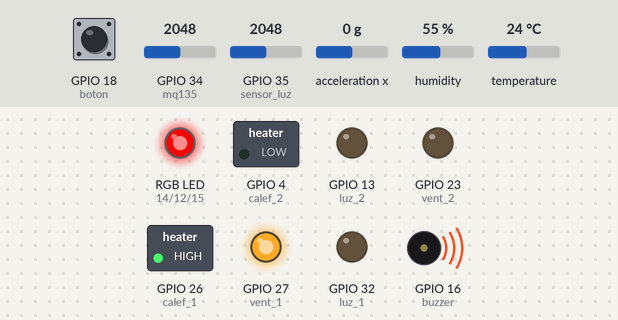
A program run on a simulated ESP32 board running MicroPython. On the bench: switched loads named in the program (green lamp = pin HIGH), an RGB LED mixed from three pins (HIGH = lit), output pins drawn as LEDs (lit = HIGH), buzzer (waves = sounding, pin HIGH). The test bench sets the inputs (shaded band); at power-on: acceleration x 0 g, GPIO 34 (mq135) = 2048, GPIO 18 (boton) LOW, GPIO 35 (sensor_luz) = 2048, humidity 55 %, temperature 24 °C (analog values on the 0–4095 scale). Requests to the public web service named in the program get a made-up reply in its usual format after 0.4 s (London, UTC, broken clouds, 64 % humidity, 1013 hPa unless stated); the clock reads 2024-03-15 10:24:30 at power-on unless the program sets it; what the program prints to the serial console is not drawn.

Above: at 4.5 s.
4.6 s: acceleration x set to -1.4 g
At 5.8 s:
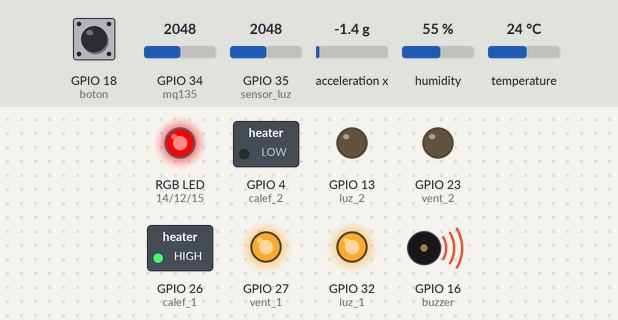
6.5 s: GPIO 34 (mq135) set to 395
8.2 s: GPIO 34 (mq135) set to 323
At 9.9 s:
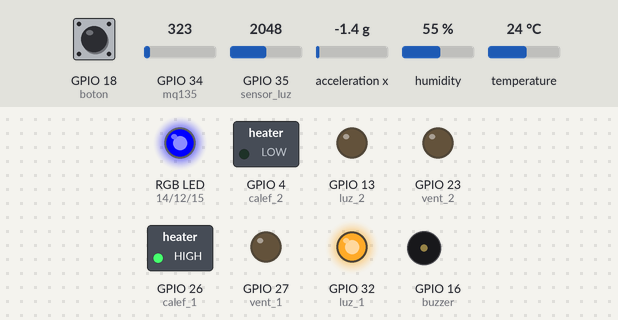
10.5 s: GPIO 18 (boton) pulled HIGH for 0.15 s
At 11.4 s:
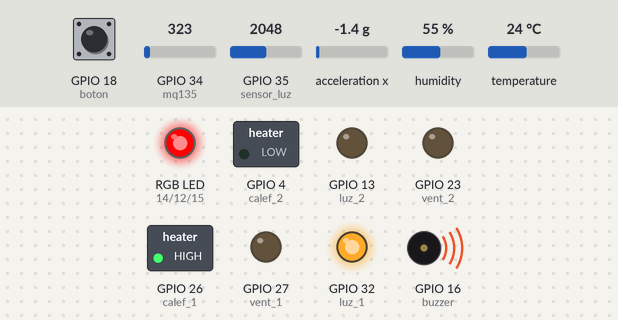
Timing chart, 0 to 14.5 s (numbered marks = the images above; inputs shaded):
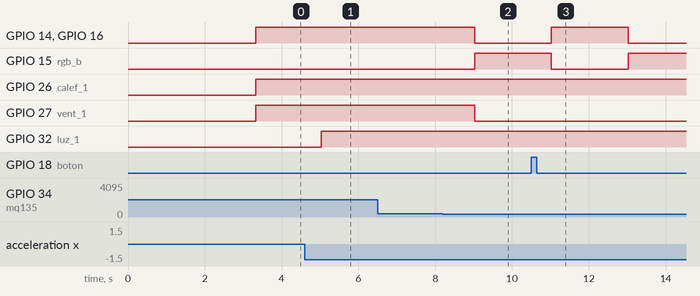

Measured:
- the behaviour switches between 361 and 360 on GPIO 34 (mq135) (found by bisection; images 1 and 2)
- after the input at 4.6 s, GPIO 32 (luz_1): LOW → HIGH after 0.43 s
- after the input at 8.2 s, GPIO 14 (rgb_r), GPIO 27 (vent_1), GPIO 16 (buzzer): HIGH → LOW after 0.83 s; GPIO 15 (rgb_b): LOW → HIGH after 0.83 s
- after the input at 10.5 s, GPIO 14 (rgb_r), GPIO 16 (buzzer): LOW → HIGH after 0.53 s, → LOW 2.0 s later; GPIO 15 (rgb_b): HIGH → LOW after 0.53 s, → HIGH 2.0 s later

The program:

CODIGO_FINAL_FINAL.py
```python
import machine
import time
import dht
import network
import urequests
import struct
import socket
import micropython
import gc
import json

# Limpieza inicial
gc.collect()
micropython.alloc_emergency_exception_buf(100)

SSID = "Redmi 13"
PASS = "holaanny"

BOT_TOKEN = "7451723561:AAHVb5QhIVkMpjA6-utZG_jiIcydAQtLdsg"
CHAT_ID_MASTER = 8577317562

# Umbrales
TEMP_MIN = 27
TEMP_MAX = 31
GAS_PELIGRO = 360
LUZ_OSCURA = 3800
PUERTA_UMB = 350

# MENSAJE DE AYUDA (MENU)
MENU_AYUDA = """
🤖 *LISTA DE COMANDOS:*

📡 *CONSULTAS*
/estado - Ver sensores y sistema

🚨 *ALARMAS*
/silenciar - Apagar sirena/buzzer

⚙️ *MODOS*
/auto - Modo Automático (Sensores deciden)
/manual - Modo Manual (Tú decides)

💡 *ACCIONES MANUALES*
/luz on  |  /luz off
/vent on |  /vent off
/calef on|  /calef off
"""

dht_sensor = dht.DHT11(machine.Pin(25))
mq135 = machine.ADC(machine.Pin(34)); mq135.atten(machine.ADC.ATTN_11DB)
sensor_luz = machine.ADC(machine.Pin(35)); sensor_luz.atten(machine.ADC.ATTN_11DB)
boton = machine.Pin(18, machine.Pin.IN, machine.Pin.PULL_DOWN)
i2c = machine.I2C(0, sda=machine.Pin(21), scl=machine.Pin(22))
MPU_ADDR = 0x68

buzzer = machine.Pin(16, machine.Pin.OUT)
rgb_r = machine.Pin(14, machine.Pin.OUT)
rgb_g = machine.Pin(12, machine.Pin.OUT)
rgb_b = machine.Pin(15, machine.Pin.OUT)

vent_1 = machine.Pin(27, machine.Pin.OUT); vent_2 = machine.Pin(23, machine.Pin.OUT)
luz_1 = machine.Pin(32, machine.Pin.OUT); luz_2 = machine.Pin(13, machine.Pin.OUT)
calef_1 = machine.Pin(26, machine.Pin.OUT); calef_2 = machine.Pin(4, machine.Pin.OUT)

estado = {
    "t": 0, "h": 0, "gas": 0, "luz": 0, "puerta": "CERRADA",
    "calef": False, "vent": False, "bomb": False,
    "modo_manual": False,
    "sistema": "NORMAL"
}
boton_presionado = False
offset_telegram = 0

def isr_boton(pin):
    global boton_presionado
    boton_presionado = True
boton.irq(trigger=machine.Pin.IRQ_RISING, handler=isr_boton)

def set_rgb(color):
    rgb_r.off(); rgb_g.off(); rgb_b.off()
    if color == "OK": rgb_g.on()
    elif color == "ALERTA": rgb_r.on()
    elif color == "INFO": rgb_b.on()

def activar(p1, p2, on):
    if on: p1.on(); p2.off()
    else: p1.off(); p2.off()

def leer_puerta():
    try:
        i2c.writeto_mem(MPU_ADDR, 0x6B, b'\x00')
        val = struct.unpack(">h", i2c.readfrom_mem(MPU_ADDR, 0x3B, 2))[0]
        return abs(val)
    except: return -1

def conectar_wifi():
    w = network.WLAN(network.STA_IF); w.active(True)
    if not w.isconnected():
        print(f"Conectando a {SSID}...")
        w.connect(SSID, PASS)
        retry = 0
        while not w.isconnected() and retry < 20:
            time.sleep(0.5); retry+=1
    return w.ifconfig()[0]

def telegram_enviar(msj):
    try:
        gc.collect()
        print(f">> TG: {msj}")
        url = f"https://api.telegram.org/bot{BOT_TOKEN}/sendMessage"
        payload = {'chat_id': CHAT_ID_MASTER, 'text': msj, 'parse_mode': 'Markdown'}
        r = urequests.post(url, headers={'Content-Type': 'application/json'}, data=json.dumps(payload))
        r.close()
    except Exception as e: print(f"Error TG: {e}")

def telegram_procesar():
    global offset_telegram, estado
    try:
        url = f"https://api.telegram.org/bot{BOT_TOKEN}/getUpdates?offset={offset_telegram + 1}&limit=1&timeout=2"
        res = urequests.get(url)
        datos = res.json()
        res.close()

        if "result" in datos and len(datos["result"]) > 0:
            for update in datos["result"]:
                offset_telegram = update["update_id"]

                if "message" in update and "text" in update["message"]:
                    texto_recibido = update["message"]["text"].lower().strip()
                    print(f"📩 CMD: {texto_recibido}")

                    if texto_recibido == "/start" or texto_recibido == "ayuda":
                        telegram_enviar(MENU_AYUDA)

                    elif texto_recibido == "/estado" or texto_recibido == "estado":
                        rpt = f"*ESTADO ACTUAL:*\n🌡 T: {estado['t']}C | 💧 H: {estado['h']}%\n☣ Gas: {estado['gas']} | ☀️ Luz: {estado['luz']}\n🚪 Puerta: {estado['puerta']}\n⚙️ Modo: {'MANUAL' if estado['modo_manual'] else 'AUTO'}"
                        telegram_enviar(rpt)

                    elif texto_recibido == "/silenciar" or texto_recibido == "silenciar":
                        buzzer.off()
                        set_rgb("INFO")
                        estado['sistema'] = "SILENCIADO"
                        telegram_enviar("🔕 *ALARMA SILENCIADA*")

                    elif texto_recibido == "/auto" or texto_recibido == "auto":
                        estado['modo_manual'] = False
                        telegram_enviar("✅ *SISTEMA EN MODO AUTOMÁTICO*")

                    elif texto_recibido == "/manual" or texto_recibido == "manual":
                        estado['modo_manual'] = True
                        telegram_enviar("🔧 *SISTEMA EN MODO MANUAL*\nUsa /luz on, /vent on, etc.")

                    elif "/luz" in texto_recibido:
                        estado['modo_manual'] = True
                        if "on" in texto_recibido: estado['bomb'] = True
                        else: estado['bomb'] = False
                        activar(luz_1, luz_2, estado['bomb'])
                        telegram_enviar(f"💡 Luz: {'ON' if estado['bomb'] else 'OFF'}")

                    elif "/vent" in texto_recibido:
                        estado['modo_manual'] = True
                        if "on" in texto_recibido: estado['vent'] = True
                        else: estado['vent'] = False
                        activar(vent_1, vent_2, estado['vent'])
                        telegram_enviar(f"💨 Ventilador: {'ON' if estado['vent'] else 'OFF'}")

                    elif "/calef" in texto_recibido:
                        estado['modo_manual'] = True
                        if "on" in texto_recibido: estado['calef'] = True
                        else: estado['calef'] = False
                        activar(calef_1, calef_2, estado['calef'])
                        telegram_enviar(f"🔥 Calefacción: {'ON' if estado['calef'] else 'OFF'}")

                    else:
                        telegram_enviar("❓ Comando no reconocido. Escribe /start para ver la lista.")

    except: print("Error lectura TG")

# ==========================================
#       6. PÁGINA WEB (AQUÍ ESTÁN LOS EMOJIS NUEVOS)
# ==========================================
def pagina_web():
    h = f"""<!DOCTYPE html><html><head>
    <meta charset='UTF-8'><meta name='viewport' content='width=device-width, initial-scale=1'>
    <title>Hospital SDH</title>
    <style>
    body{{font-family:Arial,sans-serif;background:#eef2f3;text-align:center;padding:10px;margin:0}}
    h2{{color:#333;margin-bottom:5px}}
    .card{{background:white;border-radius:12px;padding:15px;margin:15px auto;max-width:400px;box-shadow:0 4px 8px rgba(0,0,0,0.1)}}
    .row{{display:flex;justify-content:space-around;margin:10px 0}}
    .val{{font-size:1.2em;font-weight:bold;color:#007bff}}
    .btn{{width:46%;padding:12px;margin:5px 1%;border:none;border-radius:8px;color:white;font-size:15px;cursor:pointer}}
    .full{{width:96%}}
    .on{{background:#28a745}} .off{{background:#dc3545}} .blue{{background:#007bff}}
    </style>
    <script>
    function c(v){{ fetch('/cmd?v='+v).then(()=>location.reload()); }}
    setInterval(()=>location.reload(), 5000);
    </script>
    </head><body>

    <div class='card'>
        <h2>🏥 Habitación 101</h2>
        <hr>
        <div class='row'>
            <div>🌡 Temp<br><span class='val'>{estado['t']}°C</span></div>
            <div>💧 Hum<br><span class='val'>{estado['h']}%</span></div>
        </div>
        <div class='row'>
            <div>☣️ Gas<br><span class='val'>{estado['gas']}</span></div>
            <div>☀️ Luz<br><span class='val'>{estado['luz']}</span></div>
        </div>
        <p>🚪 Puerta: <b>{estado['puerta']}</b></p>
        <p>📊 Estado: <b>{estado['sistema']}</b></p>
    </div>

    <div class='card'>
        <h3>⚙️ {'MANUAL' if estado['modo_manual'] else 'AUTOMÁTICO'}</h3>
        <button class='btn blue full' onclick="c('mode')">🔄 Cambiar Modo</button><br>
        <button class='btn {"on" if estado['vent'] else "off"}' onclick="c('vent')">💨 Ventilador</button>
        <button class='btn {"on" if estado['calef'] else "off"}' onclick="c('calef')">🔥 Calefactor</button><br>
        <button class='btn {"on" if estado['bomb'] else "off"} full' onclick="c('bomb')">💡 Luz Techo</button>
    </div>
    </body></html>"""
    return h

#       7. BUCLE PRINCIPAL
try:
    ip = conectar_wifi()
    print(f"--- ONLINE: http://{ip} ---")
    telegram_enviar(f"✅ *SISTEMA ONLINE*\nIP Web: http://{ip}")
    time.sleep(1)
    telegram_enviar(MENU_AYUDA)
except: print("Fallo WiFi")

s = socket.socket(socket.AF_INET, socket.SOCK_STREAM)
s.setsockopt(socket.SOL_SOCKET, socket.SO_REUSEADDR, 1)
s.bind(('', 80))
s.listen(5)
s.settimeout(0.001)

timer_sens = 0
timer_tg = 0

def atender_web():
    try:
        conn, addr = s.accept()
        req = conn.recv(1024).decode()
        if "/cmd?v=mode" in req: estado['modo_manual'] = not estado['modo_manual']
        elif "/cmd?v=vent" in req: estado['modo_manual']=True; estado['vent']=not estado['vent']; activar(vent_1, vent_2, estado['vent'])
        elif "/cmd?v=bomb" in req: estado['modo_manual']=True; estado['bomb']=not estado['bomb']; activar(luz_1, luz_2, estado['bomb'])
        elif "/cmd?v=calef" in req: estado['modo_manual']=True; estado['calef']=not estado['calef']; activar(calef_1, calef_2, estado['calef'])
        conn.send('HTTP/1.1 200 OK\nContent-Type: text/html\n\n' + pagina_web())
        conn.close()
    except: pass

while True:
    try:
        # 1. WEB
        atender_web()

        # 2. SENSORES (1s)
        if time.time() - timer_sens > 1:
            try: dht_sensor.measure(); estado['t']=dht_sensor.temperature(); estado['h']=dht_sensor.humidity()
            except: pass
            estado['gas'] = mq135.read()
            estado['luz'] = sensor_luz.read()
            mov = leer_puerta()
            puerta_abierta = mov > PUERTA_UMB or mov == -1
            estado['puerta'] = "ABIERTA" if puerta_abierta else "CERRADA"

            if not estado['modo_manual']:
                # AUTOMÁTICO
                # Calefacción (Por Temp Minima)
                activar(calef_1, calef_2, estado['t'] < TEMP_MIN)

                # Ventilador (Por Gas O Por Temp Maxima) <--- CAMBIO AQUI
                condicion_vent = (estado['gas'] > GAS_PELIGRO) or (estado['t'] > TEMP_MAX)
                activar(vent_1, vent_2, condicion_vent)

                # Luz (Por oscuridad y puerta)
                activar(luz_1, luz_2, (estado['luz'] < LUZ_OSCURA and puerta_abierta))

                # Actualizar diccionarios
                estado['calef'] = estado['t'] < TEMP_MIN
                estado['vent'] = condicion_vent
                estado['bomb'] = (estado['luz'] < LUZ_OSCURA and puerta_abierta)

            # Alarmas y Avisos
            if boton_presionado:
                set_rgb("ALERTA"); buzzer.on(); telegram_enviar("🚨 *¡BOTÓN DE PÁNICO!*"); boton_presionado = False
                estado['sistema'] = "ALERTA"
            elif estado['gas'] > GAS_PELIGRO:
                set_rgb("ALERTA"); buzzer.on(); estado['sistema'] = "PELIGRO GAS"
                if int(time.time()) % 30 == 0: telegram_enviar(f"☣️ *FUGA DE GAS: {estado['gas']}*")
            elif puerta_abierta: set_rgb("INFO"); buzzer.off(); estado['sistema'] = "PUERTA ABIERTA"
            else:
                if estado['sistema'] != "SILENCIADO":
                    set_rgb("OK"); buzzer.off(); estado['sistema'] = "NORMAL"

            # SHELL DE THONNY
            print(f"[SHELL] T:{estado['t']}C | H:{estado['h']}% | Gas:{estado['gas']} | Luz:{estado['luz']} | Puerta:{estado['puerta']} | Sys:{estado['sistema']}")

            timer_sens = time.time()

        # 3. WEB OTRA VEZ
        atender_web()

        # 4. TELEGRAM (6s)
        if time.time() - timer_tg > 6:
            telegram_procesar()
            timer_tg = time.time()

    except Exception as e: print("Error Loop:", e)
```
